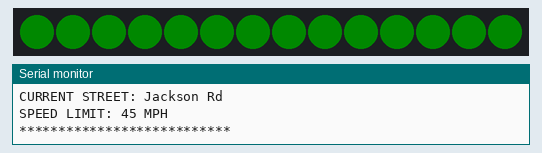
The sketch below on a simulated ESP8266 (NodeMCU). On the bench: 14 RGB LEDs in strip order, left to right, the last lines printed to the serial monitor. Dim RGB values are drawn brighter than linear; WiFi joins after 1.5 s; servers stay silent unless stated; random numbers use the default seed unless the sketch sets one.

Above: at 2.1 s.
At 4.32 s:
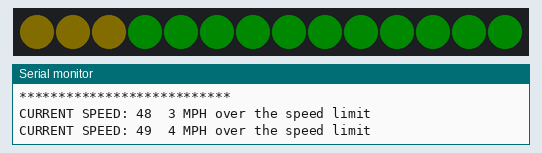
At 5.12 s:
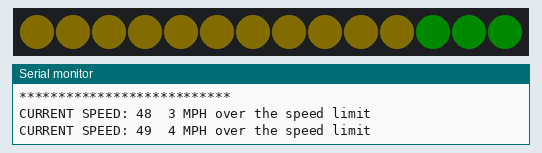
At 8.72 s:
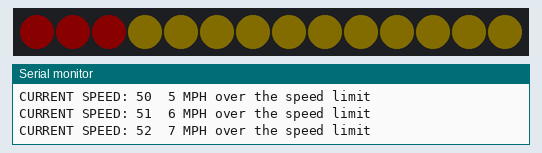
At 9.8 s:
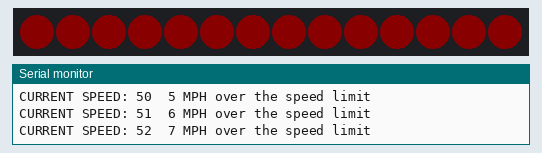
At 26.9 s:
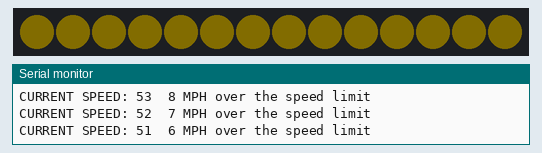

Measured:
- what the display in image 4 shows lasts 4.4 s, from 9.7 s to 14.1 s

The sketch:

NeoPixelSpeedLimit-WITH-API.ino
```cpp
#include <ESP8266WiFi.h>
#include <ESP8266WiFiAP.h>
#include <ESP8266WiFiGeneric.h>
#include <ESP8266WiFiMulti.h>
#include <ESP8266WiFiScan.h>
#include <ESP8266WiFiSTA.h>
#include <ESP8266WiFiType.h>
#include <WiFiClient.h>
#include <WiFiClientSecure.h>
#include <WiFiServer.h>
#include <WiFiUdp.h>

#include <Adafruit_NeoPixel.h>

Adafruit_NeoPixel leds = Adafruit_NeoPixel(14, 15, NEO_GRB + NEO_KHZ800);

int speedLimitPossibilities[] = {25, 35, 45};
String streetNames[] = {"S. Main St", "E. Stadium St", "Jackson Rd"};
int speedLimit;
long currentSpeed;
long speedIndex;
const char* ssid = "MGuest";

void setup() {
  Serial.begin(115200);
  delay(10);
  Serial.println('\n');
  WiFi.begin(ssid);
  Serial.print("Connecting to ");
  Serial.print(ssid);
  Serial.println("...");
  int i = 0;
  while (WiFi.status() != WL_CONNECTED)
  {
    delay(1000);
    Serial.print(++i);
    Serial.print(' ');
  }

  Serial.println('\n');
  Serial.println("Connection established!");
  Serial.print("IP address:\t");
  Serial.println(WiFi.localIP());
  randomSeed(analogRead(0));
  leds.begin();
  leds.show();
}

void loop()
{
  int index;
  speedIndex = random(0, 3);
  speedLimit = speedLimitPossibilities[speedIndex];
  Serial.println("");
  Serial.println(recognizeStreetName());
  Serial.println(recognizeSpeedLimit());
  Serial.println("***************************");
  currentSpeed = random((speedLimit - 3), (speedLimit + 8));
  for(index = 0; index < 14; index++)
  {
    leds.setPixelColor(index, 0, 255, 0);
    leds.setBrightness(10);
  }
  leds.show();

  speedStatus(currentSpeed);
  for(index = 0; index < 11;  index++)
  {
    while(currentSpeed < (speedLimit + 12))
    {
      accelerate();
      speedStatus(currentSpeed);
    }
  }
  for(index = 11; index > -1; index--)
  {
    decelerate();
    speedStatus(currentSpeed);
  }
}

String recognizeStreetName()
{
  String streetName = " ";

  if(speedLimit == 25)
  {
    streetName = "CURRENT STREET: " + streetNames[0];
  }
  else if(speedLimit == 35)
  {
    streetName = "CURRENT STREET: " + streetNames[1];
  }
  else if(speedLimit == 45)
  {
    streetName = "CURRENT STREET: " + streetNames[2];
  }
  else
  {
    streetName = "CURRENT STREET: UNKNOWN";
  }
  return streetName;
}

String recognizeSpeedLimit()
{
  String speedRecognized = " ";

  if(speedLimit == 25)
  {
    speedRecognized = "SPEED LIMIT: 25 MPH";
  }
  else if(speedLimit == 35)
  {
    speedRecognized = "SPEED LIMIT: 35 MPH";
  }
  else if(speedLimit == 45)
  {
    speedRecognized = "SPEED LIMIT: 45 MPH";
  }
  else
  {
    speedRecognized = "SPEED LIMIT: UNKNOWN";
  }
  return speedRecognized;
}


void setBlinkingRed()
{
 int index;
 int loopIndex;
 for(loopIndex = 0; loopIndex < 3; loopIndex++)
 {
   for(index = 0; index < 14; index++)
   {
    leds.setPixelColor(index, 255, 0, 0);
    leds.show();
   }
   delay(250);
   for(index = 0; index < 14; index++)
   {
    leds.setPixelColor(index, 0, 0, 0);
    leds.show();
   }
  delay(250);
   for(index = 0; index < 14; index++)
   {
    leds.setPixelColor(index, 255, 0, 0);
    leds.show();
   }
  leds.setBrightness(10);
   }
}

void setIncrementingGreen()
{
  while(leds.getPixelColor(0) != 59392)
  {
    int index;
    for(index = 0; index < 14; index++)
    {
      leds.setPixelColor(index, 0, 255, 0);
      leds.show();
      delay(100);
    }
    leds.setBrightness(10);
  }
}

void setIncrementingYellow()
{
  while(leds.getPixelColor(0) != 9139200)
  {
    int index;
    for(index = 0; index < 14; index++)
    {
      leds.setPixelColor(index, 150, 125, 0);
      leds.show();
      delay(100);
    }
    leds.setBrightness(10);
  }
}

void setIncrementingRed()
{
  while(leds.getPixelColor(0) != 15204352)
  {
    int index;
    for(index = 0; index < 14; index++)
    {
      leds.setPixelColor(index, 255, 0, 0);
      leds.show();
      delay(100);
    }
    leds.setBrightness(10);
  }
}

int accelerate()
{
  int speedComparison;
  String speedMessage = "CURRENT SPEED: ";
  String speedMessage2 = " ";
  currentSpeed += 1;
  speedComparison = currentSpeed - speedLimit;
  delay(1000);
  Serial.print(speedMessage);
  Serial.print(currentSpeed);
  Serial.print("\t");
  Serial.print(speedComparison);
  if(speedComparison < 0)
  {
    speedMessage2 = " MPH under the speed limit";
    Serial.println(speedMessage2);
  }
  else
  {
    speedMessage2 = " MPH over the speed limit";
    Serial.println(speedMessage2);
  }
  return currentSpeed;
}

int decelerate()
{
  int speedComparison;
  String speedMessage = "CURRENT SPEED: ";
  String speedMessage2 = " ";
  currentSpeed -= 1;
  speedComparison = currentSpeed - speedLimit;
  delay(1000);
  Serial.print(speedMessage);
  Serial.print(currentSpeed);
  Serial.print("\t");
  Serial.print(speedComparison);
  if(speedComparison < 0)
  {
    speedMessage2 = " MPH under the speed limit";
    Serial.println(speedMessage2);
  }
  else
  {
    speedMessage2 = " MPH over the speed limit";
    Serial.println(speedMessage2);
  }
  return currentSpeed;
}

void speedStatus(int currentSpeed)
{
  if(currentSpeed <= (speedLimit + 3))
  {
    setIncrementingGreen();
  }
  else if(currentSpeed <= (speedLimit + 6) && (currentSpeed >= (speedLimit + 4)))
  {
    setIncrementingYellow();
  }
 else if(currentSpeed <= (speedLimit + 10) && (currentSpeed >= (speedLimit + 7)))
 {
    setIncrementingRed();
 }
 else
 {
    setBlinkingRed();
 }
}
```
